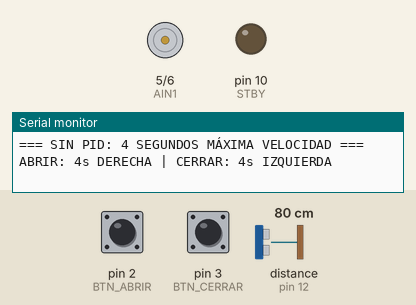
Recording of a sketch running on a simulated Arduino Uno, built with avr-gcc and run on an emulated ATmega328P. On the bench: motor-driver pin pairs drawn as motors (green arrow = first pin HIGH = forward, orange = second pin HIGH = backward, longer = more drive, scaled by the enable pin, stopped while the standby pin is LOW), output pins drawn as LEDs (lit = HIGH), the last lines printed to the serial monitor. The test bench sets the inputs (shaded band); at power-on: pin 2 (BTN_ABRIR) HIGH, pin 3 (BTN_CERRAR) HIGH, distance to the obstacle (sensor on pin 12) 80 cm. The echo pulse lasts 58.3 µs per cm; pins used as bus, display or sensor lines are not drawn.

Above: at 1.2 s.
1.3 s: pin 2 (BTN_ABRIR) pulled LOW for 0.15 s
At 2.0 s:
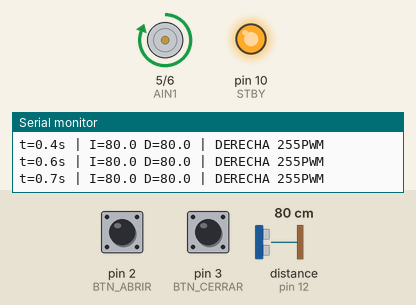
4.4 s: pin 3 (BTN_CERRAR) pulled LOW for 0.15 s
At 4.8 s:
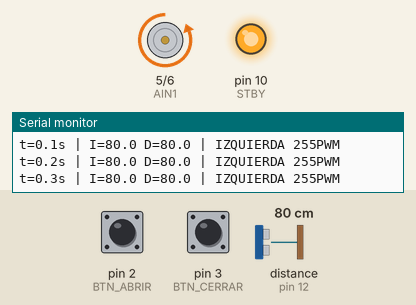
7.5 s: pin 3 (BTN_CERRAR) pulled LOW for 1 s
At 11.4 s:
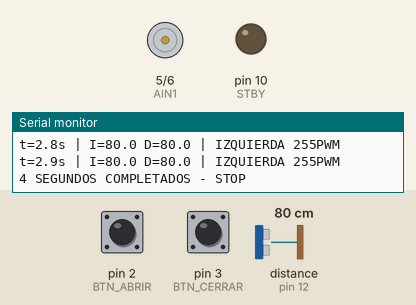
11.5 s: pin 3 (BTN_CERRAR) pulled LOW for 3.2 s
At 12.1 s:
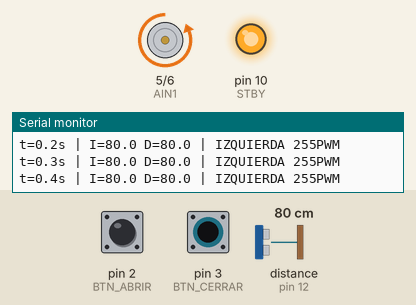
Timing chart, 0 to 18.7 s (numbered marks = the images above; inputs shaded):
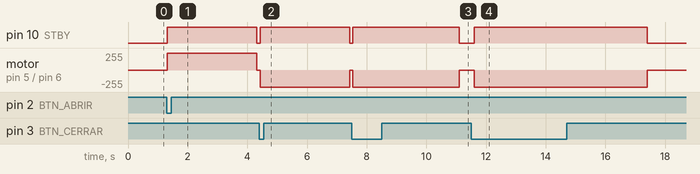

The sketch:

codigo_funcional_sin_PID.ino
```cpp
/***************************************************
 * SIN PID: 4 SEGUNDOS MÁXIMA VELOCIDAD por botón
 * ABRIR: motorDerecha 4s | CERRAR: motorIzquierda 4s
 ***************************************************/

#define AIN1 5
#define AIN2 6
#define PWMA 9
#define STBY 10
#define BTN_ABRIR 2
#define BTN_CERRAR 3
#define TRIG_I 11
#define ECHO_I 12
#define TRIG_D 7
#define ECHO_D 8

const unsigned long TIEMPO_MOVIMIENTO = 3000;  // 4 segundos
const int VELOCIDAD_MAX = 255;

unsigned long tiempoInicio = 0;
bool motorActivo = false;
int direccion = 0;  // 1=derecha, -1=izquierda, 0=stop

float medirDistancia(int trigPin, int echoPin);
void motorDerecha(int pwm);
void motorIzquierda(int pwm);
void motorStop();

void setup() {
  Serial.begin(115200);
  pinMode(AIN1, OUTPUT); pinMode(AIN2, OUTPUT); pinMode(PWMA, OUTPUT); pinMode(STBY, OUTPUT);
  pinMode(BTN_ABRIR, INPUT_PULLUP); pinMode(BTN_CERRAR, INPUT_PULLUP);
  pinMode(TRIG_I, OUTPUT); pinMode(ECHO_I, INPUT); pinMode(TRIG_D, OUTPUT); pinMode(ECHO_D, INPUT);
  motorStop();

  Serial.println(F("=== SIN PID: 4 SEGUNDOS MÁXIMA VELOCIDAD ==="));
  Serial.println(F("ABRIR: 4s DERECHA | CERRAR: 4s IZQUIERDA"));
}

void loop() {
  unsigned long now = millis();

  // BOTONES: Iniciar movimiento 4s
  static unsigned long lastBtn = 0;
  if (digitalRead(BTN_ABRIR) == LOW && now - lastBtn > 500) {
    lastBtn = now;
    direccion = 1;
    tiempoInicio = now;
    motorActivo = true;
    Serial.println(F("ABRIR: 4s DERECHA 255PWM"));
  }
  if (digitalRead(BTN_CERRAR) == LOW && now - lastBtn > 500) {
    lastBtn = now;
    direccion = -1;
    tiempoInicio = now;
    motorActivo = true;
    Serial.println(F("CERRAR: 4s IZQUIERDA 255PWM"));
  }

  // CONTROL SIMPLE: 4 SEGUNDOS o STOP manual
  if (motorActivo) {
    if (now - tiempoInicio >= TIEMPO_MOVIMIENTO) {
      // FIN AUTOMÁTICO 4s
      motorStop();
      motorActivo = false;
      direccion = 0;
      Serial.println(F("4 SEGUNDOS COMPLETADOS - STOP"));
    } else {
      // MOVER MÁXIMA VELOCIDAD
      float dist_I = medirDistancia(TRIG_I, ECHO_I);
      float dist_D = medirDistancia(TRIG_D, ECHO_I);

      Serial.print(F("t=")); Serial.print((now - tiempoInicio)/1000.0,1);
      Serial.print(F("s | I=")); Serial.print(dist_I,1);
      Serial.print(F(" D=")); Serial.print(dist_D,1);

      if (direccion == 1) {
        motorDerecha(VELOCIDAD_MAX);
        Serial.println(F(" | DERECHA 255PWM"));
      } else {
        motorIzquierda(VELOCIDAD_MAX);
        Serial.println(F(" | IZQUIERDA 255PWM"));
      }
    }
  } else {
    motorStop();
  }

  delay(100);  // Control 100ms
}

float medirDistancia(int trigPin, int echoPin) {
  digitalWrite(trigPin, LOW); delayMicroseconds(3);
  digitalWrite(trigPin, HIGH); delayMicroseconds(10);
  digitalWrite(trigPin, LOW);
  unsigned long dur = pulseIn(echoPin, HIGH, 40000UL);
  if (dur == 0) return 999.0f;
  float dist = (dur * 0.0343f) / 2.0f;
  return constrain(dist, 2.0f, 400.0f);
}

void motorDerecha(int pwm) {
  digitalWrite(STBY, HIGH); digitalWrite(AIN1, HIGH); digitalWrite(AIN2, LOW);
  analogWrite(PWMA, constrain(pwm, 0, 255));
}

void motorIzquierda(int pwm) {
  digitalWrite(STBY, HIGH); digitalWrite(AIN1, LOW); digitalWrite(AIN2, HIGH);
  analogWrite(PWMA, constrain(pwm, 0, 255));
}

void motorStop() {
  analogWrite(PWMA, 0); digitalWrite(STBY, LOW);
}
```

Measured:
- after the input at 1.3 s, pin 10 (STBY): LOW → HIGH at once, → LOW 3.0 s later; motor on pin 5 (AIN1) / pin 6 (AIN2): stopped → forward 255/255 at once, → stopped 3.0 s later
- after the input at 4.4 s, pin 10 (STBY): LOW → HIGH at once, → LOW 3.0 s later; motor on pin 5 (AIN1) / pin 6 (AIN2): stopped → backward 255/255 at once, → stopped 3.0 s later
- after the input at 7.5 s, pin 10 (STBY): LOW → HIGH at once, → LOW 3.6 s later; motor on pin 5 (AIN1) / pin 6 (AIN2): stopped → backward 255/255 at once, → stopped 3.6 s later
- after the input at 11.5 s, pin 10 (STBY): LOW → HIGH after 0.11 s, → LOW 5.8 s later; motor on pin 5 (AIN1) / pin 6 (AIN2): stopped → backward 255/255 after 0.11 s, → stopped 5.8 s later
